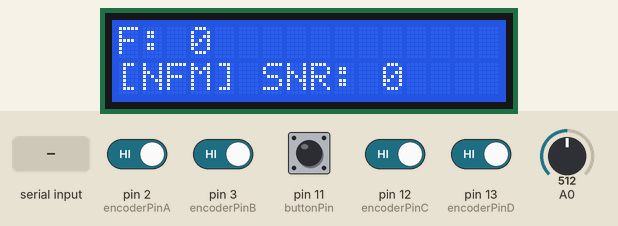
Simulated run of this sketch. Board: Arduino Uno, built with avr-gcc and run on an emulated ATmega328P. Shown: 16×2 character LCD. The inputs (shaded band) are chosen by the test bench; at power-on: pin 2 (encoderPinA), pin 3 (encoderPinB), pin 11 (buttonPin), pin 12 (encoderPinC), pin 13 (encoderPinD) HIGH, A0 = 512. What the sketch prints to the serial monitor is not drawn.

Above: at 2.2 s.
2.3 s: byte 70 (commandFREQ) received over Serial
At 3.2 s:
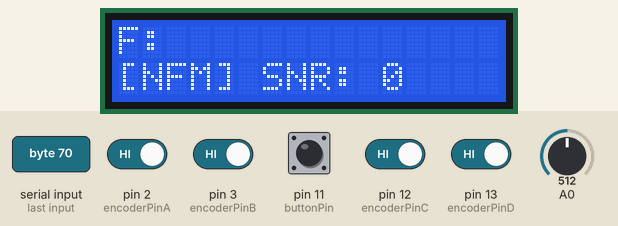
3.8 s: byte 82 (commandRST) received over Serial
At 4.4 s:
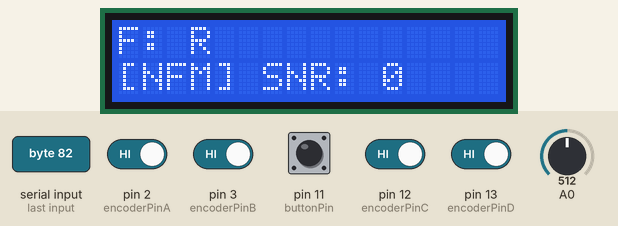
5.3 s: byte 77 (commandMODE) received over Serial
At 5.6 s:
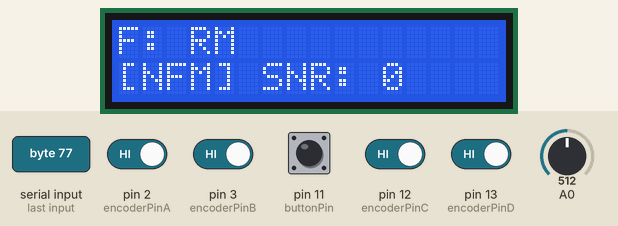
6.8 s: byte 83 (commandSNR) received over Serial
At 7.9 s:
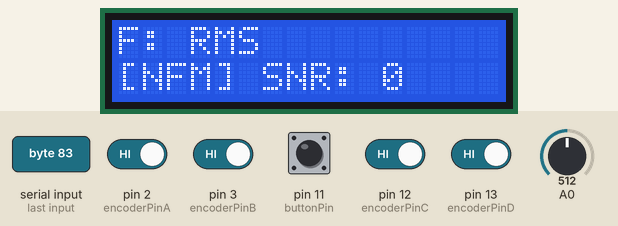
8.3 s: byte 82 (commandRST) received over Serial
At 9.1 s:
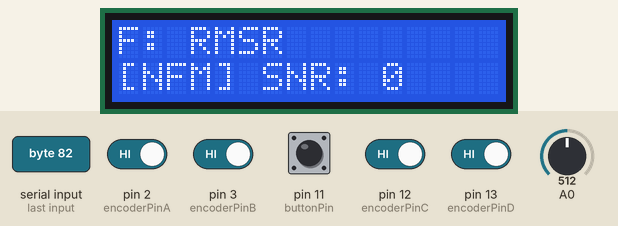
9.8 s: byte 70 (commandFREQ) received over Serial
At 10.2 s:
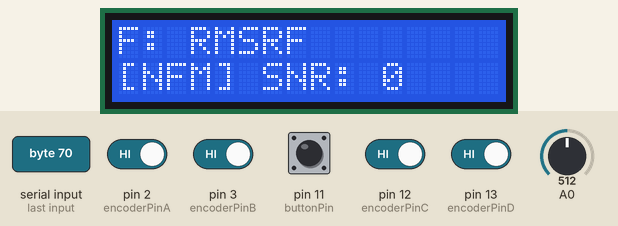
Timing chart, 0 to 12.3 s (numbered marks = the images above; inputs shaded):
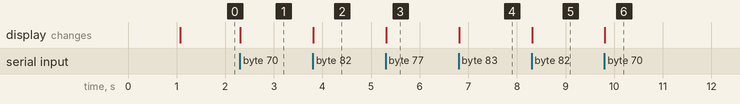

Measured:
- after the input at 2.3 s, the display: changes at once (image 1)
- after the input at 3.8 s, the display: changes at once (image 2)
- after the input at 5.3 s, the display: changes at once (image 3)
- after the input at 6.8 s, the display: changes at once (image 4)
- after the input at 8.3 s, the display: changes at once (image 5)
- after the input at 9.8 s, the display: changes at once (image 6)

The sketch:

controller_uno.ino
```cpp
/*************************************************************************************
 SDR++ Controller
 by Bartłomiej Marcinkowski

 Designed and tested on:
 - Arduino Uno rev3
 - DFRobot DFR0009 LCD + Keys shield
 - DFRobot EC11 rotary encoder button x2

 Encoder support based on source code taken from DFRobot site:
 https://wiki.dfrobot.com/EC11_Rotary_Encoder_Module_SKU__SEN0235 (no author info)

 LCD and Keys support based on source code taken from Botland store site:
 https://botland.com.pl/arduino-shield-klawiatury-i-wyswietlacze/2729-dfrobot-lcd-keypad-shield-v11-wyswietlacz-dla-arduino-5903351243780.html
 by Mark Bramwell, July 2010

 Greetings to RTL-SDR Polska group @ Facebook
 https://www.facebook.com/groups/2628926590655863
**************************************************************************************/

#include <LiquidCrystal.h>
#include <stdlib.h>

LiquidCrystal lcd(8, 9, 4, 5, 6, 7);           // select the pins used on the LCD panel

// define some values used by the panel and buttons (and knobs)
int lcd_key     = 0;
int adc_key_in  = 0;
int isbtnPressed = 0;
int incomingByte = 0;
int startCommand = 0;
int bytePos = 0;
int adc_value = 0;
int knobCommand = 0;
int knobKey = 0;

int coolDown = 0;

int encoderPinA = 2;
int encoderPinB = 3;
int buttonPin = 11;

int encoderPinC = 12;
int encoderPinD = 13;

//left encoder knob
volatile int lastEncodedL = 0;
long lastencoderValueL = 0;
int lastMSBL = 0;
int lastLSBL = 0;

//right encoder knob
volatile int lastEncodedR = 0;
volatile long encoderValue = 0;
long lastencoderValueR = 0;
int lastMSBR = 0;
int lastLSBR = 0;

char freq[16] = "0";
char snr[5] = "0";

#define inputNONE  0

#define knobRIGHT 1
#define knobUP    2
#define knobDOWN  3
#define knobLEFT  4

#define btnSELECT 5
#define btnRIGHT  6
#define btnUP     7
#define btnDOWN   8
#define btnLEFT   9
#define btnKNOB   0xa

#define commandCTRL   67 // C - general command for extra actions
#define commandDISP   68 // D - display debug message
#define commandFREQ   70 // F - display frequency
#define commandMODE   77 // M - display mode
#define commandRST    82 // R - reset
#define commandSNR    83 // S - SNR level
#define commandEOL    10 // 0x0a - std end of line

enum modes_t {
    NFM,
    WFM,
    AM,
    DSB,
    USB,
    CW,
    LSB,
    RAW
};

char *modeStr[8] = {
  "NFM","WFM","AM","DSB","USB","CW","LSB","RAW"
};

modes_t dMode;

int read_knob_button() {
  if(!digitalRead(buttonPin)) {
    return btnKNOB;
  } else {
    return inputNONE;
  }
}

int read_LCD_buttons(){               // read the buttons
    adc_key_in = analogRead(0);       // read the value from the sensor

    // my buttons when read are centered at these valies: 0, 144, 329, 504, 741
    // we add approx 50 to those values and check to see if we are close
    // We make this the 1st option for speed reasons since it will be the most likely result

    if (adc_key_in > 1000) return inputNONE;

    // For V1.1 us this threshold
    if (adc_key_in < 50)   return btnRIGHT;
    if (adc_key_in < 250)  return btnUP;
    if (adc_key_in < 450)  return btnDOWN;
    if (adc_key_in < 650)  return btnLEFT;
    if (adc_key_in < 850)  return btnSELECT;

   // For V1.0 comment the other threshold and use the one below:
   /*
     if (adc_key_in < 50)   return btnRIGHT;
     if (adc_key_in < 195)  return btnUP;
     if (adc_key_in < 380)  return btnDOWN;
     if (adc_key_in < 555)  return btnLEFT;
     if (adc_key_in < 790)  return btnSELECT;
   */
    return inputNONE;                // when all others fail, return this.
}

//long readEncoderValue(void){  // not used , taken from DFRobot example
//    return encoderValue/4;    // we are not counting impulses
//}

void(* resetFunc) (void) = 0;

void readCommand() {
    char rchar;
    if (Serial.available() > 0) {
        incomingByte = Serial.read();

        if (incomingByte == commandEOL){
            startCommand = 0;
            bytePos = 0;
        }

       switch (startCommand) {
            case 0:
                break;
            case commandFREQ:
                if(bytePos < sizeof(freq) - 1) {
                    freq[bytePos] = incomingByte;
                    bytePos++;
                }
                //Serial.println(freq);
                break;
            case commandSNR:
                if(bytePos < sizeof(snr) - 1) {
                    snr[bytePos] = incomingByte;
                    bytePos++;
                }
                //Serial.println(freq);
                break;
            case commandMODE:
                dMode = char(incomingByte) - '0';
                if(dMode > 7 || dMode < 0) {
                  Serial.println("D Wrong mode");
                  dMode = 0;
                } else {
                    Serial.println(modeStr[dMode]);
                }
                break;
            default:
                break;
        }


        if(startCommand == 0) {
            switch(incomingByte){
                case commandRST:
                    //Serial.println("D Reset command received");
                    delay(200);
                    resetFunc();
                    break;
                case commandFREQ:
                    //Serial.println("D Receinve frequency start");
                    memset(freq,0,sizeof(freq));
                    startCommand = commandFREQ;
                    //delay(200);
                    break;
                case commandMODE:
                    startCommand = commandMODE;
                    break;
                case commandSNR:
                    memset(snr,0,sizeof(snr));
                    startCommand = commandSNR;
                    break;
                case commandEOL:
                    //Serial.println("D EOL");
                    break;
                default:
                    Serial.println("D Unknown command");
                    Serial.println(incomingByte, DEC);
                    Serial.println(incomingByte);

            }
        }
        //Serial.print("I received: ");
        //Serial.println(incomingByte, DEC);
    }
}

// This part is a modified example code from DFRobot site.
// Adjusted to handle two knobs at the same time.
void updateEncoder(){
  //Serial.print(firstcall);

  int MSBR = digitalRead(encoderPinA); //MSB = most significant bit
  int LSBR = digitalRead(encoderPinB); //LSB = least significant bit

  int encodedR = (MSBR << 1) |LSBR; //converting the 2 pin value to single number
  int sumR  = (lastEncodedR << 2) | encodedR; //adding it to the previous encoded value
  if(sumR == 0b1101 || sumR == 0b0100 || sumR == 0b0010 || sumR == 0b1011) {
//      encoderValue ++;
      knobCommand = knobRIGHT;
  }
  if(sumR == 0b1110 || sumR == 0b0111 || sumR == 0b0001 || sumR == 0b1000) {
//      encoderValue --;
      knobCommand = knobLEFT;
  }
  lastEncodedR = encodedR; //store this value for next time

  int MSBL = digitalRead(encoderPinC); //MSB = most significant bit
  int LSBL = digitalRead(encoderPinD); //LSB = least significant bit

  int encodedL = (MSBL << 1) |LSBL; //converting the 2 pin value to single number
  int sumL  = (lastEncodedL << 2) | encodedL; //adding it to the previous encoded value
  if(sumL == 0b1101 || sumL == 0b0100 || sumL == 0b0010 || sumL == 0b1011) {
  //    encoderValue ++;
      knobCommand = knobUP;
  }
  if(sumL == 0b1110 || sumL == 0b0111 || sumL == 0b0001 || sumL == 0b1000) {
  //    encoderValue --;
      knobCommand = knobDOWN;
  }
  lastEncodedL = encodedL; //store this value for next time
  if (coolDown < 10) { // this strange, added to fix garbage on boot, I don't like it
      coolDown++;
      knobCommand = inputNONE;
  }
}

void setup(){
  Serial.begin(9600);
  Serial.println("D SDR++ Controller init");

  pinMode(encoderPinA, INPUT);
  pinMode(encoderPinB, INPUT);
  pinMode(buttonPin, INPUT);

  digitalWrite(encoderPinA, HIGH); //turn pullup resistor on
  digitalWrite(encoderPinB, HIGH); //turn pullup resistor on

  digitalWrite(encoderPinC, HIGH); //turn pullup resistor on
  digitalWrite(encoderPinD, HIGH); //turn pullup resistor on

  //call updateEncoder() when any high/low changed seen
  //on interrupt 0 (pin 2), or interrupt 1 (pin 3)
  // This works well for UNO with one knob.  Unfortunately there are only
  // two interrupts and we have to hande four of encoder lines. So...
  // We do not use interrupts at all and just call updateEncoder() directly.
  //attachInterrupt(0, updateEncoder, CHANGE);
  //attachInterrupt(1, updateEncoder, CHANGE);
  //Not the best solution probably but as for now it does the job.

   lcd.begin(16, 2);
   lcd.setCursor(0,0);
   lcd.print("SDR++ Controller");
   delay(1000);
   lcd.clear();
}

void loop(){

   readCommand();

   lcd.setCursor(0,0);
   lcd.print("F: ");
   lcd.print(freq);
   lcd.print("                ");

   lcd.setCursor(0,1);
   lcd.print("[");
   lcd.print(modeStr[dMode]);
   lcd.print("] ");

   lcd.setCursor(6,5);
   lcd.print("SNR: ");
   lcd.print(snr);
   lcd.print("     ");

   lcd_key = read_LCD_buttons();
   knobKey = read_knob_button();

   updateEncoder(); // this should be called by interrupt but ... read desc. above

   if (lcd_key != inputNONE && isbtnPressed == 0) {
       Serial.write(commandCTRL);
       Serial.println(lcd_key);
       Serial.flush();
       isbtnPressed = lcd_key;
   } else if (knobCommand != inputNONE) {
       Serial.write(commandCTRL);
       Serial.println(knobCommand);
       Serial.flush();
       knobCommand = inputNONE;
   } else if (knobKey != inputNONE && isbtnPressed == 0) {
       Serial.write(commandCTRL);
       Serial.println(knobKey,HEX);
       Serial.flush();
       isbtnPressed = knobKey;
   } else if (lcd_key == inputNONE && knobKey == inputNONE && isbtnPressed != 0) {
       isbtnPressed = 0;
   }


// This part may be used to handle extra actions for buttons.
// Left as it was in the original source sode
/*
 switch (lcd_key){               // depending on which button was pushed, we perform an action
       case btnRIGHT:{             //  push button "RIGHT" and show the word on the screen
            lcd.print("RIGHT ");
            break;
       }
       case btnLEFT:{
             lcd.print("LEFT   "); //  push button "LEFT" and show the word on the screen
             break;
       }
       case btnUP:{
             lcd.print("UP    ");  //  push button "UP" and show the word on the screen
             break;
       }
       case btnDOWN:{
             lcd.print("DOWN  ");  //  push button "DOWN" and show the word on the screen
             break;
       }
       case btnSELECT:{
             lcd.print("SELECT");  //  push button "SELECT" and show the word on the screen
             break;
       }
       case btnNONE:{
             lcd.print("NONE  ");  //  No action  will show "None" on the screen
             break;
       }
   }
*/
}
```
